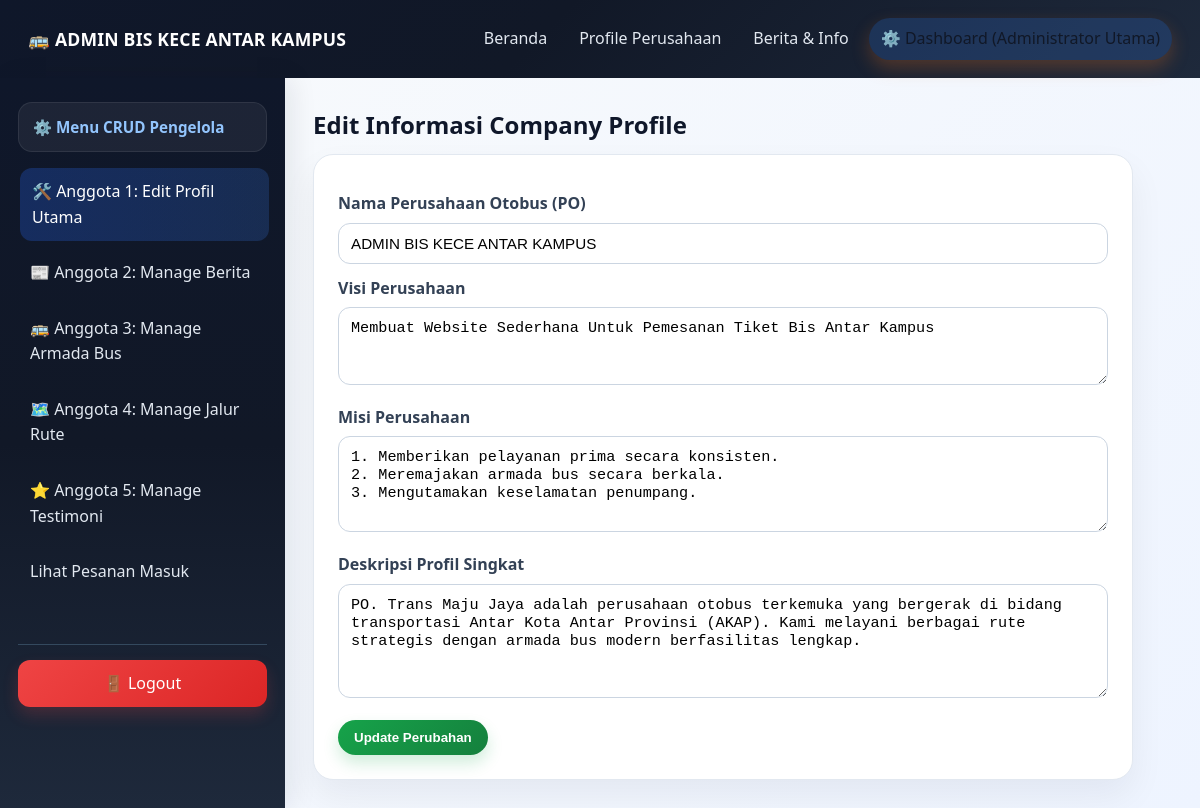
Page /dashboard.php (signed in) on the committed database.
### tables this page shows
CREATE TABLE `tabel_profile` (
  `id` int(11) NOT NULL,
  `nama_pt` varchar(100) NOT NULL,
  `visi` text NOT NULL,
  `misi` text NOT NULL,
  `deskripsi` text NOT NULL
);

### dashboard/manage_profile.php (the view, shortened to what this page needs)
<?php
$data_pt = mysqli_fetch_assoc(mysqli_query($koneksi, "SELECT * FROM tabel_profile WHERE id=1"));
?>
<h2>Edit Informasi Company Profile</h2>
<form action="" method="POST">
    <label>Nama Perusahaan Otobus (PO)</label><input type="text" name="nama_pt" value="<?=$data_pt['nama_pt']?>" required>
    <label>Visi Perusahaan</label><textarea name="visi" rows="3" required><?=$data_pt['visi']?></textarea>
    <label>Misi Perusahaan</label><textarea name="misi" rows="4" required><?=$data_pt['misi']?></textarea>
    <label>Deskripsi Profil Singkat</label><textarea name="deskripsi" rows="5" required><?=$data_pt['deskripsi']?></textarea>
    <button type="submit" name="update_profile" class="btn btn-green" style="margin-top:15px;">Update Perubahan</button>
</form>

### komponen/navbar.php
<?php
include 'koneksi/koneksi.php';
$profile_pt = mysqli_fetch_assoc(mysqli_query($koneksi, "SELECT * FROM tabel_profile WHERE id=1"));
$current_page = basename($_SERVER['PHP_SELF']);
?>
<div class="navbar">
    <div class="logo">🚌 <?= $profile_pt['nama_pt'] ?></div>
    <ul>
        <li><a href="index.php" class="<?= $current_page=='index.php'?'active':'' ?>">Beranda</a></li>
        <li><a href="profile.php" class="<?= $current_page=='profile.php'?'active':'' ?>">Profile Perusahaan</a></li>
        <li><a href="berita.php" class="<?= $current_page=='berita.php'?'active':'' ?>">Berita & Info</a></li>
        <li>
            <?php if(isset($_SESSION['login'])) { ?>
                <a href="dashboard.php" class="btn-dash <?= $current_page=='dashboard.php'?'active':'' ?>">⚙️ Dashboard (<?= $_SESSION['nama_lengkap'] ?>)</a>
            <?php } else { ?>
                <a href="login.php" class="btn-dash">🔑 Login Admin</a>
            <?php } ?>
        </li>
    </ul>
</div>

### css/style.css (style rules this page uses)
* { box-sizing: border-box; }
body { margin: 0; font-family: 'Segoe UI', Arial, sans-serif; background: linear-gradient(135deg, #f5f7fb 0%, #eef4ff 100%); color: #243447; line-height: 1.6; }
a { text-decoration: none; color: inherit; }
.btn { display: inline-block; padding: 11px 18px; border-radius: 999px; font-weight: 600; transition: transform 0.2s ease, box-shadow 0.2s ease; }
.navbar { display: flex; justify-content: space-between; align-items: center; padding: 18px 28px; background: linear-gradient(135deg, #0f172a 0%, #111827 45%, #1e293b 100%); color: white; box-shadow: 0 10px 30px rgba(15, 23, 42, 0.16); }
.navbar .logo { font-size: 1.1rem; font-weight: 700; color: #fff; letter-spacing: 0.2px; }
.navbar ul { display: flex; flex-wrap: wrap; gap: 8px; list-style: none; margin: 0; padding: 0; }
.navbar ul li a { display: inline-block; padding: 8px 12px; border-radius: 999px; color: #e2e8f0; font-weight: 500; transition: all 0.2s ease; }
.navbar ul li a:hover, .navbar ul li a.active { background: rgba(59, 130, 246, 0.2); color: white; }
.btn-dash { background: linear-gradient(135deg, #f59e0b, #f97316); color: #111827 !important; font-weight: 700; box-shadow: 0 8px 18px rgba(249, 115, 22, 0.25); }
.dash-content > h2, .dash-content h2 { margin-top: 0; margin-bottom: 10px; color: #0f172a; font-size: 1.5rem; }
.dash-content form, .dash-content > form { max-width: 820px; background: white; padding: 24px; border-radius: 20px; border: 1px solid #e2e8f0; box-shadow: 0 16px 35px rgba(15, 23, 42, 0.06); }
.dash-content form label { display: block; margin-top: 12px; font-weight: 600; color: #334155; }
.dash-content form input, .dash-content form textarea, .dash-content form select { width: 100%; padding: 11px 12px; margin-top: 6px; border: 1px solid #cbd5e1; border-radius: 12px; font-size: 0.95rem; background: #fff; transition: all 0.2s ease; }
.dash-content .btn, .btn { display: inline-block; padding: 10px 16px; border-radius: 999px; font-weight: 600; border: none; cursor: pointer; transition: transform 0.2s ease, box-shadow 0.2s ease; }
.btn-green { background: linear-gradient(135deg, #16a34a, #15803d); color: white; box-shadow: 0 8px 16px rgba(22, 163, 74, 0.2); }

### rows in the picture
tabel_profile: nama_pt "ADMIN BIS KECE ANTAR KAMPUS", visi "Membuat Website Sederhana Untuk Pemesanan Tiket Bis Antar Kampus", misi "1. Memberikan pelayanan prima secara konsisten. 2. Meremajakan armada bus secara berkala. 3. Mengutamakan keselamatan penumpang.", deskripsi "PO. Trans Maju Jaya adalah perusahaan otobus terkemuka yang bergerak di bidang transportasi Antar Kota Antar Provinsi (AKAP). Kami melayani berbagai rute strategis dengan armada bus modern berfasilitas lengkap."

### other values in the picture
$_SESSION['nama_lengkap'] "Administrator Utama"
